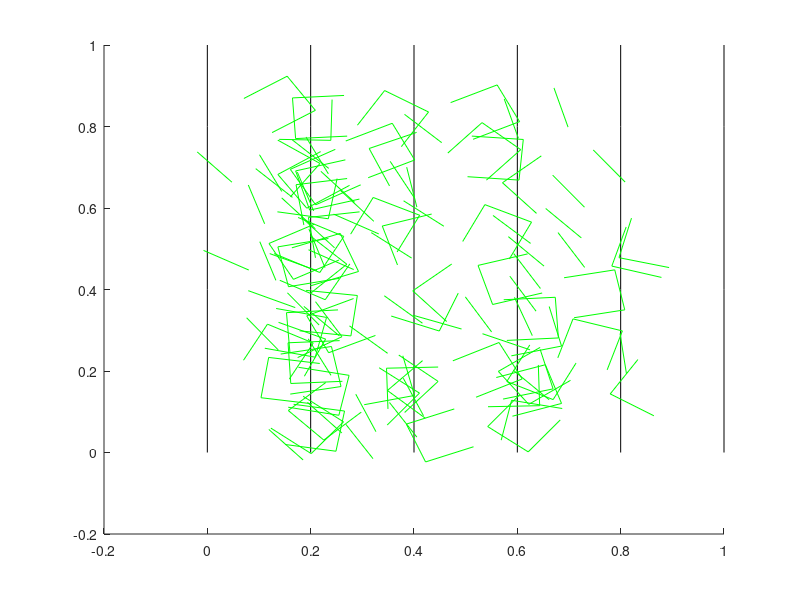

Write MATLAB code to recreate this figure. (Note: this script raises an error after producing the figure.)
ax = axes;

% Number of squares
N = 150;

% Length of needle
L = 0.1;

% Drawing lines
y = 0:0.2:1;

% Plotting floorboards
for x = 0:0.2:1
     hold on
     plot(ax, x*ones(size(y)),y, 'k');
end

% Used to calculate PI
count = 0;

for num = 1:N
    needleX = rand(1) * (1 - 2*L);

    if needleX > (1 - L)
        needleX = needleX - L;
    end

    if needleX < L
        needleX = needleX + L;
    end

    % Get starting Y value for Needle
    needleY = rand(1) * (1 - 2*L);

    if needleY > (1 - L)
        needleY = needleY - L;
    end

    if needleY < L
        needleY = needleY + L;
    end

    % Get Angle for needle
    needleAng = rand(1) * 360;

    % Get ending X value for Needle
    needleX2 = needleX  + (L * cosd(needleAng));

    % Get ending Y value for Needle
    needleY2 = needleY + (L * sind(needleAng));


    % Get start of needle perpendicular to needleX
    needleX3 = needleX + (L * cosd(needleAng + 90));

    % Get start of needle perpendicular to needleY
    needleY3 = needleY + (L * sind(needleAng + 90));

    % Get start of needle perpendicular to needleX2
    needleX4 = needleX2 + (L * cosd(needleAng + 90));

    % Get start of needle perpendicular to needleY2
    needleY4 = needleY2 + (L * sind(needleAng + 90));

    % Reset condtions
    check1 = 0;
    check2 = 0;
    check3 = 0;
    check4 = 0;
    
    for x = 0:(2 * L):1  
        
        
        % Check if first needle crosses a line
        if ((needleX < x) && (needleX2 > x)) || ((needleX > x) && (needleX2 < x))
            check1 = 1;
            if num < 1000
                plot(ax, [needleX; needleX2], [needleY; needleY2], 'g');
            end
            count = count + 1;
        end
        
        
        % Check if second needle crosses a line
        if ((needleX < x) && (needleX3 > x)) || ((needleX > x) && (needleX3 < x))
            check = 1;
            if num < 1000
                 plot(ax, [needleX; needleX3], [needleY; needleY3], 'g');
            end
            count = count + 1;
        end
        
        
        % Check if third needle crosses a line
        if ((needleX2 < x) && (needleX3 > x)) || ((needleX2 > x) && (needleX3 < x))
            check = 1;
            if num < 1000
                plot(ax, [needleX2; needleX4], [needleY2; needleY4], 'g');
            end
            count = count + 1;
        end
        
        
        % Check if fourth needle crosses a line
        if ((needleX2 < x) && (needleX4 > x)) || ((needleX2 > x) && (needleX4 < x))
            check = 1;
            if num < 1000
                plot(ax, [needleX3; needleX4], [needleY3; needleY4], 'g'); 
            end
            count = count + 1;
        end 
    end
    
    
    hold on
    if check == 0 && num < 1000
        plot(ax, [needleX; needleX2], [needleY; needleY2], 'k');
        plot(ax, [needleX; needleX3], [needleY; needleY3], 'k');
        plot(ax, [needleX2; needleX4], [needleY2; needleY4], 'k');
        plot(ax, [needleX3; needleX4], [needleY3; needleY4], 'k'); 
    end
    
end

pie = N / count;

ax.Title.String = string(pie);
axis square